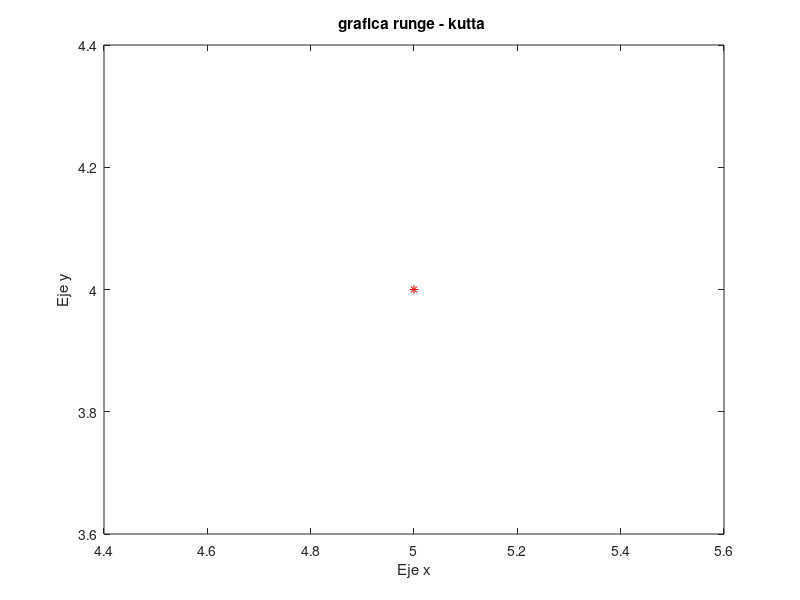

Write MATLAB code to recreate this figure.
%Metodo de runge-kutta  en octaveclc;function [x, y] = rungeKuttaOrdenCuatro(f, ti , tf,  h)   x = ti:h:tf;  % [ ti , ti=ti+h...   tf ]    y(1) = 4;  %asignando el primer valor al vector y[1] = 4    for i=1:length(x)-1     k1 = f(x(i), y(i));     k2 = f(x(i) + (h/2), y(i) + ((k1*h)/2));     k3 = f(x(i) + (h/2), y(i) + ((k2*h)/2));     k4 = f(x(i) + h, y(i)+ k3*h);     y(i+1) = y(i) + (1/6)*(k1 + 2*k2 + 2*k3 + k4)*h;       endfor   endfunction    f = @(x,t) (t + 1)*(x + 1)*cos(x^2 + 2*x);ti = input("ingrese el valor del tiempo inicial ti: ");tf = input("ingrese el valor del tiempo inicial tf: ");h = input("ingrese el valor de paso h: ");[x, y] = rungeKuttaOrdenCuatro(f, ti, tf, h);fprintf("%s\t  %s\n", "x" ,"y");for i=1:length(x)    fprintf("%.4f\t", x(i));   fprintf("%.4f", y(i));   fprintf("\n");endforplot(x, y,"r*")xlabel("Eje x")ylabel("Eje y")title("grafica runge - kutta ")